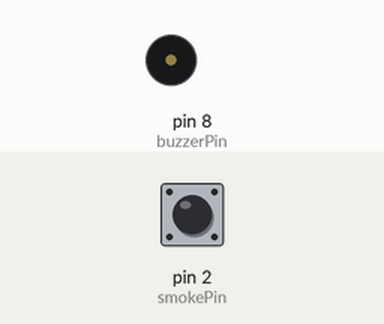
This sketch was run on a simulated Arduino Uno, built with avr-gcc and run on an emulated ATmega328P. Shown: buzzer (waves = sounding). Inputs (shaded band) come from the test bench; at power-on: pin 2 (smokePin) HIGH.

Above: at 6.2 s.
6.3 s: pin 2 (smokePin) pulled LOW for 2.3 s
At 7.12 s:
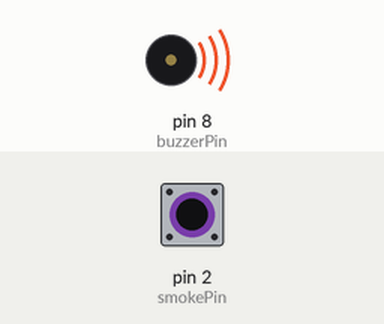
Timing chart, 0 to 10.8 s (numbered marks = the images above; inputs shaded):
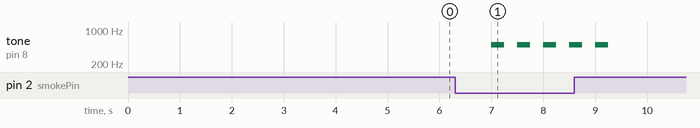

The sketch:

Chapter5_S1.ino
```cpp
//**********************************************************/
// Step-1: CONFIGURE VARIABLES
//**********************************************************/
int smokePin = 2;          // Digital Pin number 2 for
                           // connecting the smoke sensor.
int buzzerPin = 8;         // Digital Pin number 8 for
                           // connecting the buzzer.

//**********************************************************/
// Step-2: INITIALIZE I/O PARAMETERS
//**********************************************************/
void setup()
{
  pinMode(smokePin, INPUT);  // Configure Digital Pin 2
                             // in input mode,
                             // for reading signals
                             // from the smoke sensor.
  pinMode(buzzerPin, OUTPUT);// Configure Digital Pin 8
                             // for output mode,
                             // for sending signals
                             // to the buzzer.
  delay(5000);               // Wait for 5 seconds
                             // before sending any signals
                             // to the sensor.
                             // Although it is not required
                             // by the smoke sensor s
                             // datasheet;
                             // However, it is a good
                             // practice to let the
                             // sensor device stabilize
                             // for a few seconds before
                             // sending any signals to it.
}

//**********************************************************/
// Step-3: MAIN PROGRAM
//**********************************************************/
void loop()
{
  // Read the input at Arduino Uno s Digital Pin 8.
  // As soon as smoke is detected:-
  // (1) The onboard LED on the MQ2 gas sensor will glow, and
  // (2) a LOW signal will be received on Digital Pin 8
  if (digitalRead(smokePin) == LOW)
  {
    // Ring the buzzer 5 times at 30 second intervals.
    tone(buzzerPin, 500, 250);
    delay(500);
    tone(buzzerPin, 500, 250);
    delay(500);
    tone(buzzerPin, 500, 250);
    delay(500);
    tone(buzzerPin, 500, 250);
    delay(500);
    tone(buzzerPin, 500, 250);
    delay(500);
  }
  // Wait for 2 seconds and check again
  delay(2000);
}
```

Measured:
- after the input at 6.3 s, tone on pin 8 (buzzerPin): alternates 500 Hz for 0.25 s and silent for 0.25 s, 10 changes in all, then stays silent, starting after 0.70 s
